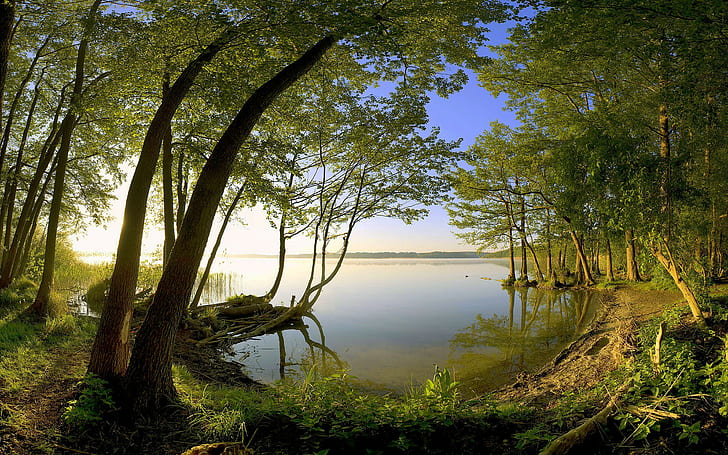
#> input picture gambar/natures.jpg, 728 x 455 px
$ python af_contours.py
#> lines starting #> are read from the running program, lines starting #| are printed output that depends on the picture; after the words box and inside, x2 and y2 are one past the last pixel; in counts of white or black regions, pixels touching at a corner belong together
import cv2 as cv

img = cv.imread('gambar/natures.jpg')
#> img is the input picture: shape (455, 728, 3); mean B, G, R 59.6, 89.9, 90.3
cv.imshow('Gambar', img)

# Gray
gambar_gray = cv.cvtColor(img, cv.COLOR_BGR2GRAY)
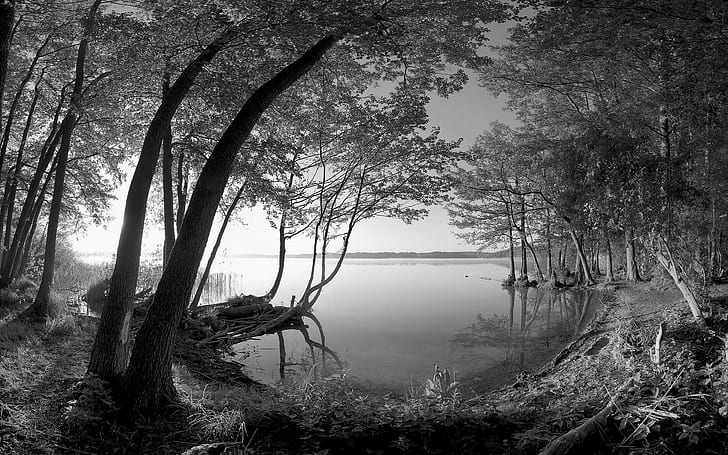
#> gambar_gray: shape (455, 728); min 0, max 255, mean 86.6
cv.imshow('Gambar Gray', gambar_gray)

# Edge Cascade
gambar_canny = cv.Canny(img, 125, 175)
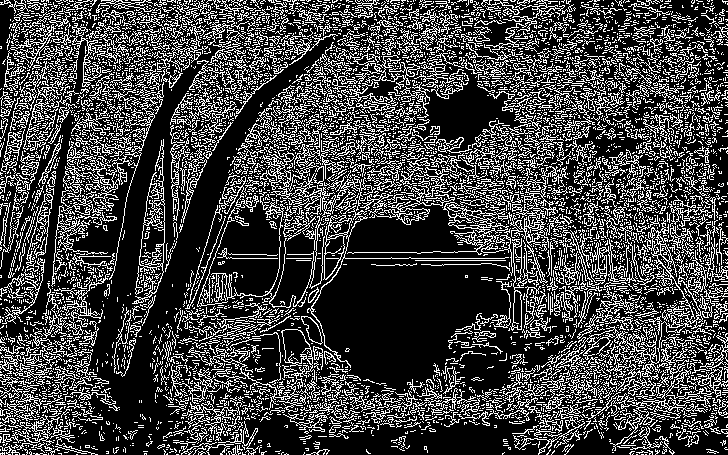
#> gambar_canny: shape (455, 728); 26.4% white in thin lines or dots
cv.imshow('Gambar Canny', gambar_canny)

contours, hierarchies = cv.findContours(gambar_canny, cv.RETR_LIST, cv.CHAIN_APPROX_NONE)
#> contours = 8100 contours, 7685 with area under 20; largest, box (x1, y1, x2, y2) and area: (553, 217, 728, 380) 1693, (132, 139, 165, 304) 1685, (139, 202, 165, 268) 1071, (307, 215, 509, 368) 992, (443, 202, 509, 238) 822
print(f'{len(contours)} contour (s) found!')
#| 8100 contour (s) found!
